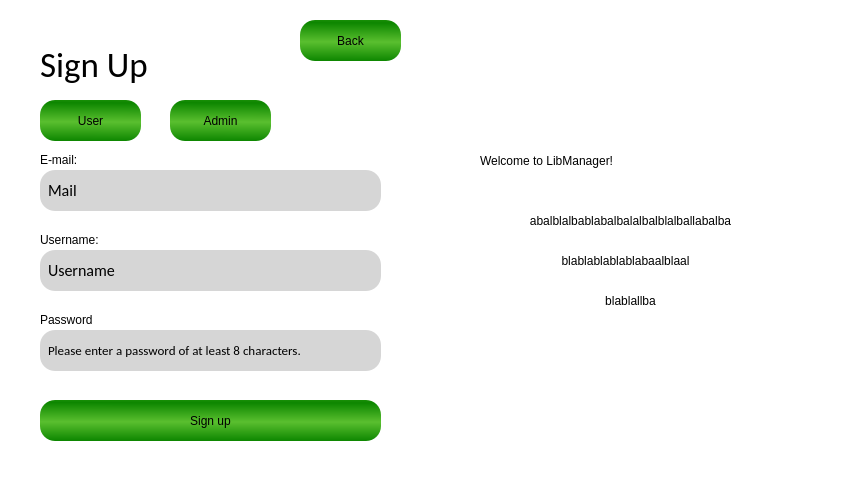
<?xml version="1.0" encoding="UTF-8"?>
<ui version="4.0">
 <class>SignUp</class>
 <widget class="QDialog" name="SignUp">
  <property name="geometry">
   <rect>
    <x>0</x>
    <y>0</y>
    <width>854</width>
    <height>480</height>
   </rect>
  </property>
  <property name="windowTitle">
   <string>LibManager</string>
  </property>
  <property name="styleSheet">
   <string notr="true">background-color:white</string>
  </property>
  <widget class="QLabel" name="SignUp_text">
   <property name="geometry">
    <rect>
     <x>40</x>
     <y>40</y>
     <width>171</width>
     <height>51</height>
    </rect>
   </property>
   <property name="font">
    <font>
     <family>Calibri</family>
     <pointsize>22</pointsize>
     <italic>false</italic>
     <fontweight>Light</fontweight>
    </font>
   </property>
   <property name="styleSheet">
    <string notr="true">color:black;
font: 300 22pt &quot;Calibri&quot;;
background-color: transparent;</string>
   </property>
   <property name="text">
    <string>&lt;html&gt;&lt;head/&gt;&lt;body&gt;&lt;p&gt;&lt;span style=&quot; font-size:26pt;&quot;&gt;Sign Up&lt;/span&gt;&lt;/p&gt;&lt;/body&gt;&lt;/html&gt;</string>
   </property>
  </widget>
  <widget class="QLabel" name="Username_text">
   <property name="geometry">
    <rect>
     <x>40</x>
     <y>230</y>
     <width>111</width>
     <height>20</height>
    </rect>
   </property>
   <property name="styleSheet">
    <string notr="true">color: rgb(0, 0, 0);
background-color: transparent;</string>
   </property>
   <property name="text">
    <string>Username:</string>
   </property>
  </widget>
  <widget class="QLineEdit" name="UsernameLineEdit">
   <property name="geometry">
    <rect>
     <x>40</x>
     <y>250</y>
     <width>341</width>
     <height>41</height>
    </rect>
   </property>
   <property name="font">
    <font>
     <family>Calibri</family>
     <pointsize>-1</pointsize>
    </font>
   </property>
   <property name="styleSheet">
    <string notr="true">QLineEdit {
	background-color: rgb(214, 214, 214);
	border-radius: 15px;
	color: black; 
    font-size: 16px;
    padding-left: 6px; 
}

QLineEdit::placeholder {
	color: rgb(141,141,141); 
    font-style: italic; 
}</string>
   </property>
   <property name="text">
    <string>Username</string>
   </property>
  </widget>
  <widget class="QLabel" name="welcome_text">
   <property name="geometry">
    <rect>
     <x>480</x>
     <y>140</y>
     <width>311</width>
     <height>41</height>
    </rect>
   </property>
   <property name="styleSheet">
    <string notr="true">font: 18pt &quot;Calibri&quot;;
background-color:transparent;</string>
   </property>
   <property name="text">
    <string>Welcome to LibManager!</string>
   </property>
  </widget>
  <widget class="QLabel" name="label">
   <property name="geometry">
    <rect>
     <x>460</x>
     <y>210</y>
     <width>341</width>
     <height>21</height>
    </rect>
   </property>
   <property name="styleSheet">
    <string notr="true">background-color:transparent;</string>
   </property>
   <property name="text">
    <string>abalblalbablabalbalalbalblalballabalba</string>
   </property>
   <property name="alignment">
    <set>Qt::AlignmentFlag::AlignCenter</set>
   </property>
  </widget>
  <widget class="QLabel" name="label_2">
   <property name="geometry">
    <rect>
     <x>430</x>
     <y>250</y>
     <width>391</width>
     <height>21</height>
    </rect>
   </property>
   <property name="styleSheet">
    <string notr="true">background-color:transparent;</string>
   </property>
   <property name="text">
    <string>blablablablablabaalblaal</string>
   </property>
   <property name="alignment">
    <set>Qt::AlignmentFlag::AlignCenter</set>
   </property>
  </widget>
  <widget class="QLabel" name="label_3">
   <property name="geometry">
    <rect>
     <x>510</x>
     <y>290</y>
     <width>241</width>
     <height>21</height>
    </rect>
   </property>
   <property name="styleSheet">
    <string notr="true">background-color:transparent;</string>
   </property>
   <property name="text">
    <string>blablallba</string>
   </property>
   <property name="alignment">
    <set>Qt::AlignmentFlag::AlignCenter</set>
   </property>
  </widget>
  <widget class="QPushButton" name="Back_Button">
   <property name="geometry">
    <rect>
     <x>300</x>
     <y>20</y>
     <width>101</width>
     <height>41</height>
    </rect>
   </property>
   <property name="focusPolicy">
    <enum>Qt::FocusPolicy::StrongFocus</enum>
   </property>
   <property name="styleSheet">
    <string notr="true">QPushButton{
	border-radius:15px;
	color: black;
	
	font: 300 10pt &quot;Calibri&quot;;
		
	background-color: qlineargradient(spread:reflect, x1:0.484, y1:0.534091, x2:0.479, y2:1, stop:0 rgba(90, 191, 47, 255), stop:1 rgba(13, 134, 0, 255));
}
QPushButton:hover {
	background-color: rgb(136, 202, 129);
}</string>
   </property>
   <property name="text">
    <string>Back</string>
   </property>
  </widget>
  <widget class="QLabel" name="Password_text">
   <property name="geometry">
    <rect>
     <x>40</x>
     <y>310</y>
     <width>111</width>
     <height>20</height>
    </rect>
   </property>
   <property name="styleSheet">
    <string notr="true">color: rgb(0, 0, 0);
background-color: transparent;</string>
   </property>
   <property name="text">
    <string>Password</string>
   </property>
  </widget>
  <widget class="QLineEdit" name="Password_Line_Edit">
   <property name="geometry">
    <rect>
     <x>40</x>
     <y>330</y>
     <width>341</width>
     <height>41</height>
    </rect>
   </property>
   <property name="font">
    <font>
     <family>Calibri</family>
     <pointsize>-1</pointsize>
    </font>
   </property>
   <property name="styleSheet">
    <string notr="true">QLineEdit {
	background-color: rgb(214, 214, 214);
	border-radius: 15px;
	color: black; 
    font-size: 13px;
    padding-left: 6px; 
}

QLineEdit::placeholder {
	color: rgb(141,141,141); 
    font-style: italic; 
}</string>
   </property>
   <property name="text">
    <string>Please enter a password of at least 8 characters.</string>
   </property>
  </widget>
  <widget class="QLabel" name="Mail_text">
   <property name="geometry">
    <rect>
     <x>40</x>
     <y>150</y>
     <width>111</width>
     <height>20</height>
    </rect>
   </property>
   <property name="styleSheet">
    <string notr="true">color: rgb(0, 0, 0);
background-color: transparent;</string>
   </property>
   <property name="text">
    <string>E-mail:</string>
   </property>
  </widget>
  <widget class="QLineEdit" name="Mail_Line_Edit">
   <property name="geometry">
    <rect>
     <x>40</x>
     <y>170</y>
     <width>341</width>
     <height>41</height>
    </rect>
   </property>
   <property name="font">
    <font>
     <family>Calibri</family>
     <pointsize>-1</pointsize>
    </font>
   </property>
   <property name="styleSheet">
    <string notr="true">QLineEdit {
	background-color: rgb(214, 214, 214);
	border-radius: 15px;
	color: black; 
    font-size: 16px;
    padding-left: 6px; 
}

QLineEdit::placeholder {
	color: rgb(141,141,141); 
    font-style: italic; 
}</string>
   </property>
   <property name="text">
    <string>Mail</string>
   </property>
  </widget>
  <widget class="QLabel" name="SignUpScreen_2">
   <property name="geometry">
    <rect>
     <x>0</x>
     <y>0</y>
     <width>427</width>
     <height>480</height>
    </rect>
   </property>
   <property name="styleSheet">
    <string notr="true">background-color:rgb(255,255,255);</string>
   </property>
   <property name="text">
    <string/>
   </property>
  </widget>
  <widget class="QLabel" name="AuthScreen1_2">
   <property name="geometry">
    <rect>
     <x>430</x>
     <y>0</y>
     <width>427</width>
     <height>480</height>
    </rect>
   </property>
   <property name="styleSheet">
    <string notr="true">background-image:url(C:/LibManager/LibManager/LBResources/authScreen_imageV2.png)</string>
   </property>
   <property name="text">
    <string/>
   </property>
  </widget>
  <widget class="QLabel" name="LibManager_logo">
   <property name="geometry">
    <rect>
     <x>470</x>
     <y>50</y>
     <width>349</width>
     <height>79</height>
    </rect>
   </property>
   <property name="styleSheet">
    <string notr="true">background-image: url(C:/LibManager/LibManager/LBResources/LibManager_logo_revised.png);
background-color:transparent;</string>
   </property>
   <property name="text">
    <string/>
   </property>
  </widget>
  <widget class="QPushButton" name="signupButton">
   <property name="geometry">
    <rect>
     <x>40</x>
     <y>400</y>
     <width>341</width>
     <height>41</height>
    </rect>
   </property>
   <property name="styleSheet">
    <string notr="true">QPushButton{
	border-radius:15px;
	color: black;
	
	font: 300 10pt &quot;Calibri&quot;;
		
	background-color: qlineargradient(spread:reflect, x1:0.484, y1:0.534091, x2:0.479, y2:1, stop:0 rgba(90, 191, 47, 255), stop:1 rgba(13, 134, 0, 255));
}
QPushButton:hover {
	background-color: rgb(136, 202, 129);
}</string>
   </property>
   <property name="text">
    <string>Sign up</string>
   </property>
  </widget>
  <widget class="QPushButton" name="user_Button">
   <property name="geometry">
    <rect>
     <x>40</x>
     <y>100</y>
     <width>101</width>
     <height>41</height>
    </rect>
   </property>
   <property name="focusPolicy">
    <enum>Qt::FocusPolicy::StrongFocus</enum>
   </property>
   <property name="styleSheet">
    <string notr="true">QPushButton{
	border-radius:15px;
	color: black;
	
	font: 300 10pt &quot;Calibri&quot;;
		
	background-color: qlineargradient(spread:reflect, x1:0.484, y1:0.534091, x2:0.479, y2:1, stop:0 rgba(90, 191, 47, 255), stop:1 rgba(13, 134, 0, 255));
}

QPushButton:hover {
	background-color: rgb(136, 202, 129);
}</string>
   </property>
   <property name="text">
    <string>User</string>
   </property>
  </widget>
  <widget class="QPushButton" name="admin_Button">
   <property name="geometry">
    <rect>
     <x>170</x>
     <y>100</y>
     <width>101</width>
     <height>41</height>
    </rect>
   </property>
   <property name="focusPolicy">
    <enum>Qt::FocusPolicy::StrongFocus</enum>
   </property>
   <property name="styleSheet">
    <string notr="true">QPushButton{
	border-radius:15px;
	color: black;
	
	font: 300 10pt &quot;Calibri&quot;;
		
	background-color: qlineargradient(spread:reflect, x1:0.484, y1:0.534091, x2:0.479, y2:1, stop:0 rgba(90, 191, 47, 255), stop:1 rgba(13, 134, 0, 255));
}
QPushButton:hover {
	background-color: rgb(136, 202, 129);
}</string>
   </property>
   <property name="text">
    <string>Admin</string>
   </property>
  </widget>
  <zorder>AuthScreen1_2</zorder>
  <zorder>SignUpScreen_2</zorder>
  <zorder>SignUp_text</zorder>
  <zorder>Username_text</zorder>
  <zorder>UsernameLineEdit</zorder>
  <zorder>welcome_text</zorder>
  <zorder>label</zorder>
  <zorder>label_2</zorder>
  <zorder>label_3</zorder>
  <zorder>Back_Button</zorder>
  <zorder>Password_text</zorder>
  <zorder>Password_Line_Edit</zorder>
  <zorder>Mail_text</zorder>
  <zorder>Mail_Line_Edit</zorder>
  <zorder>LibManager_logo</zorder>
  <zorder>signupButton</zorder>
  <zorder>user_Button</zorder>
  <zorder>admin_Button</zorder>
 </widget>
 <resources/>
 <connections/>
</ui>
